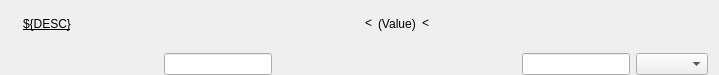
<?xml version="1.0" encoding="UTF-8"?>
<ui version="4.0">
 <class>Form</class>
 <widget class="QFrame" name="Form">
  <property name="geometry">
   <rect>
    <x>0</x>
    <y>0</y>
    <width>719</width>
    <height>75</height>
   </rect>
  </property>
  <property name="sizePolicy">
   <sizepolicy hsizetype="Preferred" vsizetype="Preferred">
    <horstretch>0</horstretch>
    <verstretch>0</verstretch>
   </sizepolicy>
  </property>
  <property name="minimumSize">
   <size>
    <width>0</width>
    <height>0</height>
   </size>
  </property>
  <property name="windowTitle">
   <string>Form</string>
  </property>
  <property name="autoFillBackground">
   <bool>false</bool>
  </property>
  <layout class="QHBoxLayout" name="horizontalLayout">
   <property name="sizeConstraint">
    <enum>QLayout::SetNoConstraint</enum>
   </property>
   <property name="topMargin">
    <number>0</number>
   </property>
   <property name="bottomMargin">
    <number>0</number>
   </property>
   <item>
    <layout class="QGridLayout" name="gridLayout_2">
     <item row="0" column="5">
      <spacer name="horizontalSpacer_2">
       <property name="orientation">
        <enum>Qt::Horizontal</enum>
       </property>
       <property name="sizeHint" stdset="0">
        <size>
         <width>40</width>
         <height>20</height>
        </size>
       </property>
      </spacer>
     </item>
     <item row="0" column="10">
      <widget class="PyDMLabel" name="HighReadback">
       <property name="toolTip">
        <string/>
       </property>
       <property name="channel" stdset="0">
        <string>ca://${PREFIX}High_RBV</string>
       </property>
      </widget>
     </item>
     <item row="0" column="11">
      <widget class="PyDMLabel" name="InclusiveReadback">
       <property name="toolTip">
        <string/>
       </property>
       <property name="channel" stdset="0">
        <string>ca://${PREFIX}Inclusive_RBV</string>
       </property>
      </widget>
     </item>
     <item row="1" column="10">
      <widget class="PyDMLineEdit" name="HighSetpoint">
       <property name="minimumSize">
        <size>
         <width>0</width>
         <height>0</height>
        </size>
       </property>
       <property name="toolTip">
        <string/>
       </property>
       <property name="channel" stdset="0">
        <string>ca://${PREFIX}High</string>
       </property>
      </widget>
     </item>
     <item row="0" column="8">
      <widget class="PyDMLabel" name="LessThan_High">
       <property name="toolTip">
        <string/>
       </property>
       <property name="text">
        <string>&lt;</string>
       </property>
       <property name="rules" stdset="0">
        <string>[{&quot;name&quot;: &quot;LessThan&quot;, &quot;property&quot;: &quot;Text&quot;, &quot;initial_value&quot;: &quot;&lt;&quot;, &quot;expression&quot;: &quot;(ch[0] == \&quot;Exclusive\&quot; and \&quot;&lt;\&quot;) or \&quot;&lt;=\&quot;&quot;, &quot;channels&quot;: [{&quot;channel&quot;: &quot;ca://${PREFIX}Inclusive_RBV&quot;, &quot;trigger&quot;: true}]}]</string>
       </property>
      </widget>
     </item>
     <item row="1" column="11">
      <widget class="PyDMEnumComboBox" name="Inclusive_Setpoint">
       <property name="minimumSize">
        <size>
         <width>0</width>
         <height>0</height>
        </size>
       </property>
       <property name="toolTip">
        <string/>
       </property>
       <property name="channel" stdset="0">
        <string>ca://${PREFIX}Inclusive</string>
       </property>
      </widget>
     </item>
     <item row="0" column="3">
      <spacer name="horizontalSpacer_4">
       <property name="orientation">
        <enum>Qt::Horizontal</enum>
       </property>
       <property name="sizeHint" stdset="0">
        <size>
         <width>40</width>
         <height>20</height>
        </size>
       </property>
      </spacer>
     </item>
     <item row="0" column="9">
      <spacer name="horizontalSpacer_3">
       <property name="orientation">
        <enum>Qt::Horizontal</enum>
       </property>
       <property name="sizeHint" stdset="0">
        <size>
         <width>25</width>
         <height>17</height>
        </size>
       </property>
      </spacer>
     </item>
     <item row="0" column="7">
      <widget class="PyDMLabel" name="ValueReadback">
       <property name="toolTip">
        <string/>
       </property>
       <property name="text">
        <string>(Value)</string>
       </property>
       <property name="channel" stdset="0">
        <string>ca://${PREFIX}Value_RBV</string>
       </property>
      </widget>
     </item>
     <item row="0" column="6">
      <widget class="PyDMLabel" name="LessThan_Low">
       <property name="toolTip">
        <string/>
       </property>
       <property name="text">
        <string>&lt;</string>
       </property>
       <property name="rules" stdset="0">
        <string>[{&quot;name&quot;: &quot;LessThan&quot;, &quot;property&quot;: &quot;Text&quot;, &quot;initial_value&quot;: &quot;&lt;&quot;, &quot;expression&quot;: &quot;(ch[0] == \&quot;Exclusive\&quot; and \&quot;&lt;\&quot;) or \&quot;&lt;=\&quot;&quot;, &quot;channels&quot;: [{&quot;channel&quot;: &quot;ca://${PREFIX}Inclusive_RBV&quot;, &quot;trigger&quot;: true}]}]</string>
       </property>
      </widget>
     </item>
     <item row="1" column="4">
      <widget class="PyDMLineEdit" name="LowSetpoint">
       <property name="minimumSize">
        <size>
         <width>0</width>
         <height>0</height>
        </size>
       </property>
       <property name="toolTip">
        <string/>
       </property>
       <property name="channel" stdset="0">
        <string>ca://${PREFIX}Low</string>
       </property>
      </widget>
     </item>
     <item row="0" column="2">
      <widget class="PyDMLabel" name="ValidReadback_3">
       <property name="sizePolicy">
        <sizepolicy hsizetype="Preferred" vsizetype="MinimumExpanding">
         <horstretch>0</horstretch>
         <verstretch>0</verstretch>
        </sizepolicy>
       </property>
       <property name="font">
        <font>
         <underline>true</underline>
        </font>
       </property>
       <property name="toolTip">
        <string/>
       </property>
       <property name="text">
        <string>${DESC}</string>
       </property>
       <property name="alarmSensitiveContent" stdset="0">
        <bool>true</bool>
       </property>
       <property name="channel" stdset="0">
        <string/>
       </property>
      </widget>
     </item>
     <item row="0" column="1">
      <widget class="PyDMByteIndicator" name="PyDMByteIndicator">
       <property name="toolTip">
        <string/>
       </property>
       <property name="alarmSensitiveContent" stdset="0">
        <bool>true</bool>
       </property>
       <property name="channel" stdset="0">
        <string>ca://${PREFIX}Valid_RBV</string>
       </property>
       <property name="offColor" stdset="0">
        <color>
         <red>255</red>
         <green>0</green>
         <blue>0</blue>
        </color>
       </property>
       <property name="showLabels" stdset="0">
        <bool>false</bool>
       </property>
       <property name="circles" stdset="0">
        <bool>true</bool>
       </property>
      </widget>
     </item>
     <item row="0" column="4">
      <widget class="PyDMLabel" name="LowReadback">
       <property name="toolTip">
        <string/>
       </property>
       <property name="channel" stdset="0">
        <string>ca://${PREFIX}Low_RBV</string>
       </property>
      </widget>
     </item>
     <item row="0" column="0">
      <widget class="PyDMByteIndicator" name="PyDMByteIndicator_2">
       <property name="toolTip">
        <string/>
       </property>
       <property name="alarmSensitiveContent" stdset="0">
        <bool>true</bool>
       </property>
       <property name="channel" stdset="0">
        <string>ca://${PREFIX}InRange_RBV</string>
       </property>
       <property name="offColor" stdset="0">
        <color>
         <red>255</red>
         <green>0</green>
         <blue>0</blue>
        </color>
       </property>
       <property name="showLabels" stdset="0">
        <bool>false</bool>
       </property>
       <property name="circles" stdset="0">
        <bool>true</bool>
       </property>
      </widget>
     </item>
    </layout>
   </item>
  </layout>
 </widget>
 <customwidgets>
  <customwidget>
   <class>PyDMLabel</class>
   <extends>QLabel</extends>
   <header>pydm.widgets.label</header>
  </customwidget>
  <customwidget>
   <class>PyDMByteIndicator</class>
   <extends>QWidget</extends>
   <header>pydm.widgets.byte</header>
  </customwidget>
  <customwidget>
   <class>PyDMEnumComboBox</class>
   <extends>QComboBox</extends>
   <header>pydm.widgets.enum_combo_box</header>
  </customwidget>
  <customwidget>
   <class>PyDMLineEdit</class>
   <extends>QLineEdit</extends>
   <header>pydm.widgets.line_edit</header>
  </customwidget>
 </customwidgets>
 <resources/>
 <connections/>
</ui>
